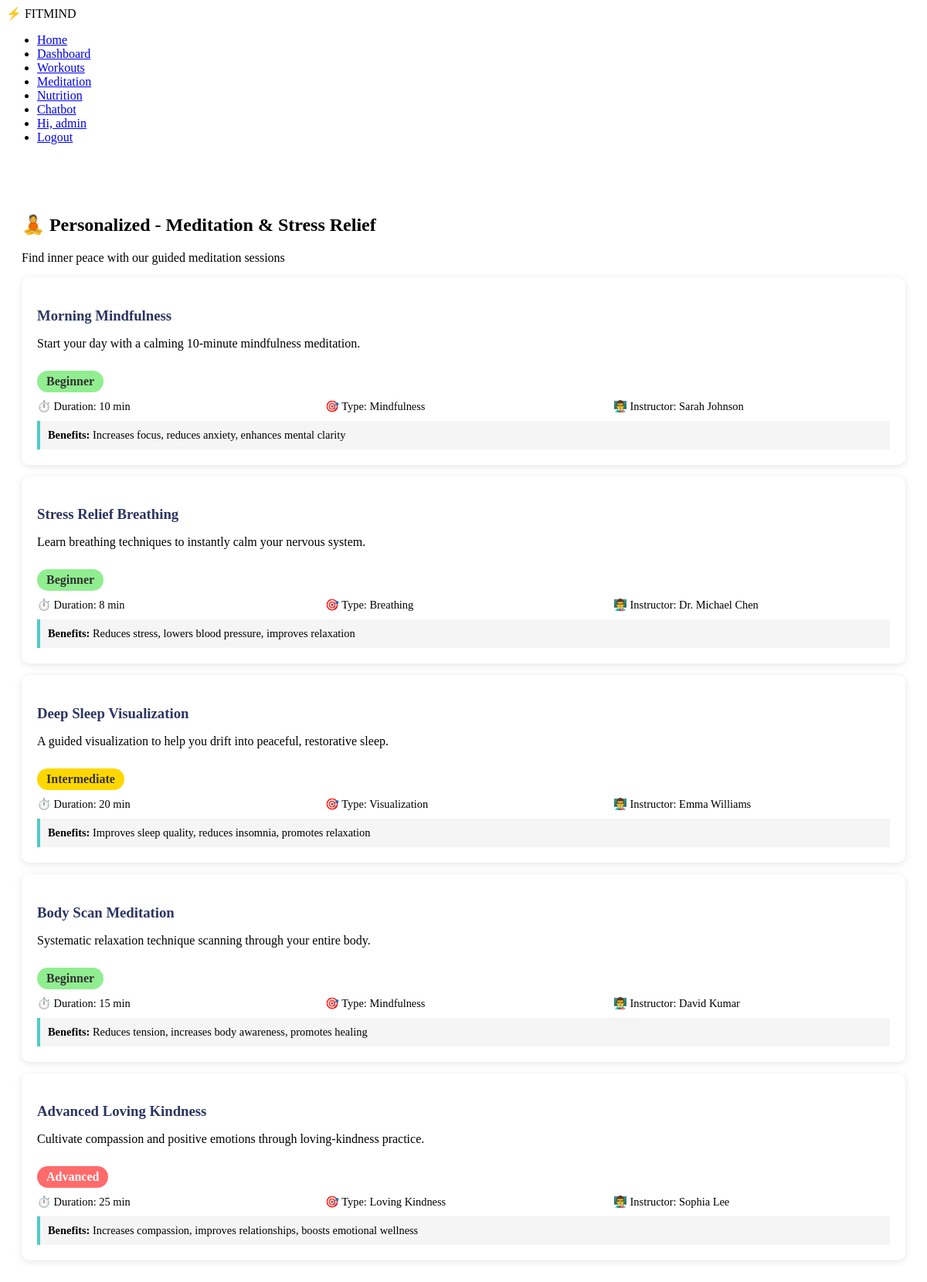
Screenshot of /meditation/ (signed in) with the database file from the repository.
### maini/models.py (models this page shows, shortened)
class Meditation(models.Model):
    DIFFICULTY_CHOICES = [
        ('beginner', 'Beginner'),
        ('intermediate', 'Intermediate'),
        ('advanced', 'Advanced'),
    ]
    title = models.CharField(max_length=100)
    description = models.TextField()
    difficulty = models.CharField(max_length=20, choices=DIFFICULTY_CHOICES)
    duration_minutes = models.IntegerField(validators=[MinValueValidator(1)])
    instructor = models.CharField(max_length=100, blank=True)
    meditation_type = models.CharField(max_length=50, help_text="e.g., Mindfulness, Breathing, Visualization")
    benefits = models.TextField()
    audio_file = models.FileField(upload_to='meditations/', null=True, blank=True)
    image = models.ImageField(upload_to='meditation_covers/', null=True, blank=True)
    created_at = models.DateTimeField(auto_now_add=True)
    updated_at = models.DateTimeField(auto_now=True)

### maini/views.py (the view)
# urls.py: path('meditation/', meditation, name='meditation'),
def meditation(request):
    meditation_list = Meditation.objects.all()
    return render(request, 'meditation.html', {'meditations': meditation_list})

### maini/templates/meditation.html (shortened to what this page needs)
{% load static %}
<!DOCTYPE html>
<html lang="en">
<head>
    <link rel="stylesheet" href="{% static 'style.css' %}">
</head>
<body>
    <nav class="navbar">
        <div class="logo">
            <span>⚡</span> FITMIND
        </div>
        <ul class="nav-links">
            <li><a href="{% url 'first' %}">Home</a></li>
            <li><a href="{% url 'dashboard' %}">Dashboard</a></li>
            <li><a href="{% url 'workouts' %}">Workouts</a></li>
            <li><a href="{% url 'meditation' %}">Meditation</a></li>
            <li><a href="{% url 'nutrition' %}">Nutrition</a></li>
            <li><a href="{% url 'chatbot' %}">Chatbot</a></li>
            {% if request.user.is_authenticated %}
                <li><a href="#">Hi, {{ request.user.first_name|default:request.user.username }}</a></li>
                <li><a href="{% url 'logout' %}">Logout</a></li>
            {% else %}
                <li><a href="{% url 'login' %}">Login</a></li>
                <li><a href="{% url 'register' %}">Register</a></li>
            {% endif %}
        </ul>
    </nav>
    <section class="meditations-container">
        <h1>🧘 Personalized - Meditation & Stress Relief</h1>
        <p>Find inner peace with our guided meditation sessions</p>
        {% if meditations %}
            {% for meditation in meditations %}
                <div class="meditation-card">
                    <h3>{{ meditation.title }}</h3>
                    <p>{{ meditation.description }}</p>
                    <span class="difficulty-badge difficulty-{{ meditation.difficulty }}">{{ meditation.get_difficulty_display }}</span>
                    <div class="meditation-info">
                        <div>⏱️ Duration: {{ meditation.duration_minutes }} min</div>
                        <div>🎯 Type: {{ meditation.meditation_type }}</div>
                        <div>👨‍🏫 Instructor: {{ meditation.instructor }}</div>
                    </div>
                    <div class="benefits">
                        <strong>Benefits:</strong> {{ meditation.benefits }}
                    </div>
                </div>
            {% endfor %}
        {% else %}
            <p>No meditation sessions available yet.</p>
        {% endif %}
    </section>
</body>
</html>

### maini/templates/meditation.html (style rules this page uses)
.meditations-container { max-width: 1200px; margin: 50px auto; padding: 20px; }
.meditation-card { background: white; border-radius: 10px; padding: 20px; margin: 15px 0; box-shadow: 0 2px 10px rgba(0,0,0,0.1); }
.meditation-card h3 { color: #2d3561; margin-bottom: 10px; }
.meditation-info { display: grid; grid-template-columns: 1fr 1fr 1fr; gap: 15px; margin-top: 10px; font-size: 0.9em; }
.difficulty-badge { display: inline-block; padding: 5px 12px; border-radius: 20px; font-weight: 600; margin-top: 10px; }
.difficulty-beginner { background-color: #90EE90; color: #333; }
.difficulty-intermediate { background-color: #FFD700; color: #333; }
.difficulty-advanced { background-color: #FF6B6B; color: white; }
.benefits { background-color: #f5f5f5; padding: 10px; border-left: 4px solid #4ecdc4; margin-top: 10px; font-size: 0.9em; }

### rows the page displays
Meditation: title "Morning Mindfulness", description "Start your day with a calming 10-minute mindfulness meditation.", difficulty "Beginner", duration_minutes "10", meditation_type "Mindfulness", instructor "Sarah Johnson", benefits "Increases focus, reduces anxiety, enhances mental clarity"
Meditation: title "Stress Relief Breathing", description "Learn breathing techniques to instantly calm your nervous system.", difficulty "Beginner", duration_minutes "8", meditation_type "Breathing", instructor "Dr. Michael Chen", benefits "Reduces stress, lowers blood pressure, improves relaxation"
Meditation: title "Deep Sleep Visualization", description "A guided visualization to help you drift into peaceful, restorative sleep.", difficulty "Intermediate", duration_minutes "20", meditation_type "Visualization", instructor "Emma Williams", benefits "Improves sleep quality, reduces insomnia, promotes relaxation"
Meditation: title "Body Scan Meditation", description "Systematic relaxation technique scanning through your entire body.", difficulty "Beginner", duration_minutes "15", meditation_type "Mindfulness", instructor "David Kumar", benefits "Reduces tension, increases body awareness, promotes healing"
Meditation: title "Advanced Loving Kindness", description "Cultivate compassion and positive emotions through loving-kindness practice.", difficulty "Advanced", duration_minutes "25", meditation_type "Loving Kindness", instructor "Sophia Lee", benefits "Increases compassion, improves relationships, boosts emotional wellness"

### other values shown
{{ request.user.first_name|default:request.user.username }} "admin"
